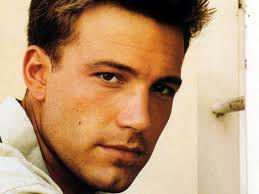
#> input picture Open CV/openCV/Faces/Train/Ben Affleck/1.jpg, 259 x 194 px, found by its file name; its folder holds only this picture in this run
$ python Face_train.py
#> lines starting #> are read from the running program, lines starting #| are printed output that depends on the picture
import cv2 as cv
import os
import numpy as np

# Create the list of all names that we want to use for recognition
# This cen be done manually
people = ["Ben Affleck", "Elton JOhn","Madonna","Zika Pavlovic"]
# [7 lines of commented-out code are left out]

DIR = "C:/Users/marinko/Desktop/openCV/Faces/Train"

haar_cascade = cv.CascadeClassifier('harr.xml')
features = []
labels =[]
def create_train():
    for person in people:
        path = os.path.join(DIR, person)
        # this way we minimize the computation complexity for the pc by converting string values in to the numerical
        label = person.index(person)


        for image in os.listdir(path):
            img_path = os.path.join(path, image)
            img_array = cv.imread(img_path)
#> img_array is the input picture: shape (194, 259, 3); mean B, G, R 118.7, 152.4, 187.9
            gray = cv.cvtColor(img_array, cv.COLOR_BGR2GRAY)
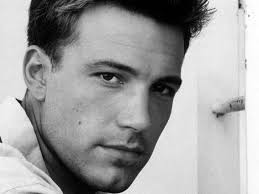
#> gray: shape (194, 259); min 0, max 255, mean 159.2


            #now we are going to use harr fot detecting the face on the image

            face_rec = haar_cascade.detectMultiScale(gray,scaleFactor = 1.1, minNeighbors = 4)
#> face_rec = [[31, 11, 173, 173]]

            for (x,y,w,h) in face_rec:
                #here we are copping the face
                face_roi = gray[y:y+h, x:x+w]
                features.append(face_roi)
                labels.append(label)
#> this loop made 1 pass
#> pass 1, in create_train, `face_roi = gray[y:y+h, x:x+w]`:
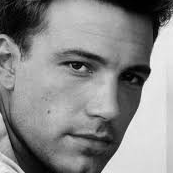
#> face_roi: shape (173, 173); min 0, max 248, mean 136.3
#> after the loop, features = 1 item; labels = [0]
#> pass 2 of the loop in create_train, `for person in people:`:
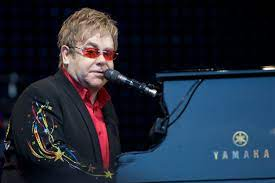
#> input picture Open CV/openCV/Faces/Train/Elton JOhn/1.jpg, 275 x 183 px, found by its file name
#> in create_train, img_array is the input picture: shape (183, 275, 3); mean B, G, R 57.6, 42.6, 34.2
#> in create_train, `gray = cv.cvtColor(img_array, cv.COLOR_BGR2GRAY)`:
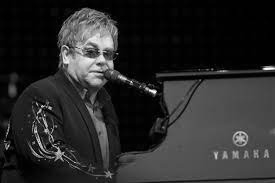
#> gray: shape (183, 275); min 0, max 254, mean 41.8
#> face_rec = [[73, 31, 55, 55], [49, 28, 60, 60]]
#> the loop in create_train, `for (x,y,w,h) in face_rec:` made 2 passes
#> pass 2, in create_train, `face_roi = gray[y:y+h, x:x+w]`:
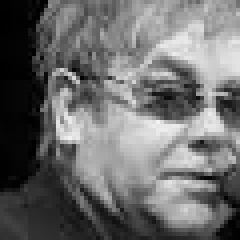
#> face_roi: shape (60, 60) (shown 4 times larger); min 0, max 243, mean 108.3
#> after the loop in create_train, `for (x,y,w,h) in face_rec:`: features = 3 items; labels = [0, 0, 0]


#> (the run stopped early here; a loop or call above may not have finished)
